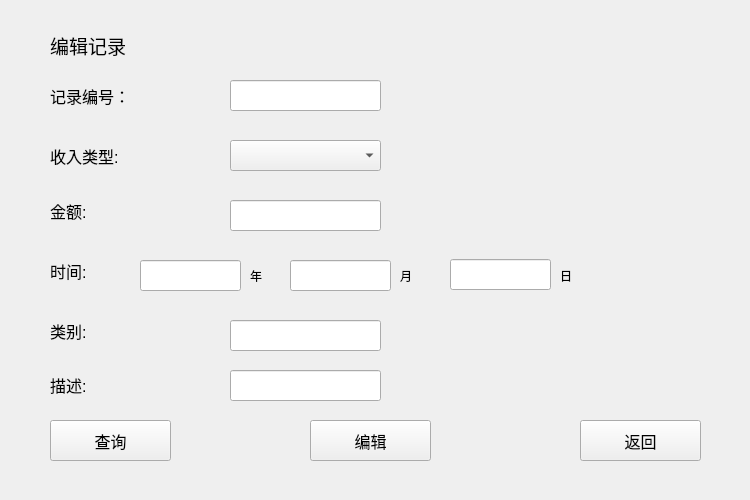
<?xml version="1.0" encoding="UTF-8"?>
<ui version="4.0">
 <class>Edit_record</class>
 <widget class="QWidget" name="Edit_record">
  <property name="geometry">
   <rect>
    <x>0</x>
    <y>0</y>
    <width>750</width>
    <height>500</height>
   </rect>
  </property>
  <property name="windowTitle">
   <string>Form</string>
  </property>
  <widget class="QLineEdit" name="year">
   <property name="geometry">
    <rect>
     <x>140</x>
     <y>260</y>
     <width>101</width>
     <height>31</height>
    </rect>
   </property>
   <property name="text">
    <string/>
   </property>
  </widget>
  <widget class="QPushButton" name="edit_button">
   <property name="geometry">
    <rect>
     <x>310</x>
     <y>420</y>
     <width>121</width>
     <height>41</height>
    </rect>
   </property>
   <property name="font">
    <font>
     <pointsize>12</pointsize>
    </font>
   </property>
   <property name="text">
    <string>编辑</string>
   </property>
  </widget>
  <widget class="QLabel" name="discription_2">
   <property name="geometry">
    <rect>
     <x>50</x>
     <y>375</y>
     <width>131</width>
     <height>20</height>
    </rect>
   </property>
   <property name="font">
    <font>
     <pointsize>12</pointsize>
    </font>
   </property>
   <property name="text">
    <string>描述:</string>
   </property>
  </widget>
  <widget class="QLabel" name="time">
   <property name="geometry">
    <rect>
     <x>50</x>
     <y>260</y>
     <width>61</width>
     <height>21</height>
    </rect>
   </property>
   <property name="font">
    <font>
     <pointsize>12</pointsize>
    </font>
   </property>
   <property name="text">
    <string>时间:</string>
   </property>
  </widget>
  <widget class="QLineEdit" name="day">
   <property name="geometry">
    <rect>
     <x>450</x>
     <y>259</y>
     <width>101</width>
     <height>31</height>
    </rect>
   </property>
   <property name="text">
    <string/>
   </property>
  </widget>
  <widget class="QLabel" name="category">
   <property name="geometry">
    <rect>
     <x>50</x>
     <y>320</y>
     <width>71</width>
     <height>21</height>
    </rect>
   </property>
   <property name="font">
    <font>
     <pointsize>12</pointsize>
    </font>
   </property>
   <property name="text">
    <string>类别:</string>
   </property>
  </widget>
  <widget class="QLineEdit" name="amount">
   <property name="geometry">
    <rect>
     <x>230</x>
     <y>200</y>
     <width>151</width>
     <height>31</height>
    </rect>
   </property>
  </widget>
  <widget class="QLineEdit" name="type">
   <property name="geometry">
    <rect>
     <x>230</x>
     <y>320</y>
     <width>151</width>
     <height>31</height>
    </rect>
   </property>
  </widget>
  <widget class="QLabel" name="amount_2">
   <property name="geometry">
    <rect>
     <x>50</x>
     <y>200</y>
     <width>81</width>
     <height>21</height>
    </rect>
   </property>
   <property name="font">
    <font>
     <pointsize>12</pointsize>
    </font>
   </property>
   <property name="text">
    <string>金额:</string>
   </property>
  </widget>
  <widget class="QLineEdit" name="month">
   <property name="geometry">
    <rect>
     <x>290</x>
     <y>260</y>
     <width>101</width>
     <height>31</height>
    </rect>
   </property>
   <property name="text">
    <string/>
   </property>
  </widget>
  <widget class="QLabel" name="edit">
   <property name="geometry">
    <rect>
     <x>50</x>
     <y>30</y>
     <width>121</width>
     <height>31</height>
    </rect>
   </property>
   <property name="font">
    <font>
     <pointsize>14</pointsize>
    </font>
   </property>
   <property name="text">
    <string>编辑记录</string>
   </property>
  </widget>
  <widget class="QLineEdit" name="discription">
   <property name="geometry">
    <rect>
     <x>230</x>
     <y>370</y>
     <width>151</width>
     <height>31</height>
    </rect>
   </property>
  </widget>
  <widget class="QComboBox" name="in_or_out">
   <property name="geometry">
    <rect>
     <x>230</x>
     <y>140</y>
     <width>151</width>
     <height>31</height>
    </rect>
   </property>
   <item>
    <property name="text">
     <string/>
    </property>
   </item>
   <item>
    <property name="text">
     <string>支出/Expense</string>
    </property>
   </item>
   <item>
    <property name="text">
     <string>收入/Income</string>
    </property>
   </item>
  </widget>
  <widget class="QLabel" name="Transaction_type">
   <property name="geometry">
    <rect>
     <x>50</x>
     <y>140</y>
     <width>91</width>
     <height>31</height>
    </rect>
   </property>
   <property name="font">
    <font>
     <pointsize>12</pointsize>
    </font>
   </property>
   <property name="text">
    <string>收入类型:</string>
   </property>
  </widget>
  <widget class="QPushButton" name="back">
   <property name="geometry">
    <rect>
     <x>580</x>
     <y>420</y>
     <width>121</width>
     <height>41</height>
    </rect>
   </property>
   <property name="font">
    <font>
     <pointsize>12</pointsize>
    </font>
   </property>
   <property name="text">
    <string>返回</string>
   </property>
  </widget>
  <widget class="QLineEdit" name="index">
   <property name="geometry">
    <rect>
     <x>230</x>
     <y>80</y>
     <width>151</width>
     <height>31</height>
    </rect>
   </property>
  </widget>
  <widget class="QLabel" name="index_2">
   <property name="geometry">
    <rect>
     <x>50</x>
     <y>80</y>
     <width>91</width>
     <height>31</height>
    </rect>
   </property>
   <property name="font">
    <font>
     <pointsize>12</pointsize>
    </font>
   </property>
   <property name="text">
    <string>记录编号：</string>
   </property>
  </widget>
  <widget class="QPushButton" name="get_report">
   <property name="geometry">
    <rect>
     <x>50</x>
     <y>420</y>
     <width>121</width>
     <height>41</height>
    </rect>
   </property>
   <property name="font">
    <font>
     <pointsize>12</pointsize>
    </font>
   </property>
   <property name="text">
    <string>查询</string>
   </property>
  </widget>
  <widget class="QLabel" name="year_2">
   <property name="geometry">
    <rect>
     <x>250</x>
     <y>260</y>
     <width>31</width>
     <height>31</height>
    </rect>
   </property>
   <property name="font">
    <font>
     <pointsize>9</pointsize>
    </font>
   </property>
   <property name="text">
    <string>年</string>
   </property>
  </widget>
  <widget class="QLabel" name="month_2">
   <property name="geometry">
    <rect>
     <x>400</x>
     <y>260</y>
     <width>31</width>
     <height>31</height>
    </rect>
   </property>
   <property name="font">
    <font>
     <pointsize>9</pointsize>
    </font>
   </property>
   <property name="text">
    <string>月</string>
   </property>
  </widget>
  <widget class="QLabel" name="day_2">
   <property name="geometry">
    <rect>
     <x>560</x>
     <y>260</y>
     <width>31</width>
     <height>31</height>
    </rect>
   </property>
   <property name="font">
    <font>
     <pointsize>9</pointsize>
    </font>
   </property>
   <property name="text">
    <string>日</string>
   </property>
  </widget>
 </widget>
 <resources/>
 <connections/>
</ui>
